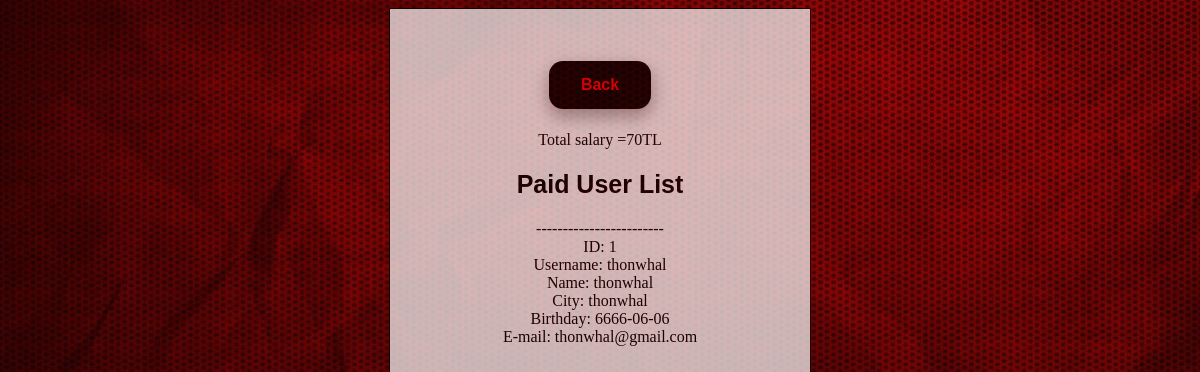
The app's page /payments.php (signed in) with its own data.
### tables this page shows
CREATE TABLE `users` (
  `id` int(11) NOT NULL,
  `username` varchar(100) NOT NULL,
  `name` varchar(100) NOT NULL,
  `city` varchar(100) NOT NULL,
  `bday` varchar(100) NOT NULL,
  `email` varchar(100) NOT NULL,
  `password` varchar(100) NOT NULL,
  `pay` varchar(1) NOT NULL DEFAULT 'd',
  `level` int(1) NOT NULL DEFAULT '2'
);

### payments.php (the view, shortened to what this page needs)
<!DOCTYPE html>
<?php $db = mysqli_connect('sql7.freesqldatabase.com', 'sql7271816', 'vXcVpd6JZs', 'sql7271816');
 ?>
<html>
<head>
<link rel="stylesheet" type="text/css" href="style.css">
</head>
<body>
<div align="center" class="transbox">
<p> <a href="admin.php" class="button"><span>Back</span></a> </p>
<?php
	$i=0;
	$query="SELECT * FROM users where pay='p'";
	$sql=mysqli_query($db,$query);
	while($pull = mysqli_fetch_array($sql)){
	extract($pull);
	$i++;}
	$salary=$i*70;
	echo "Total salary =".$salary. "TL"; ?>
<h2 class="textt">Paid User List</h2>
<?php
	$query="SELECT * FROM users where pay='p'";
	$sql=mysqli_query($db,$query);
	while($pull = mysqli_fetch_array($sql)){
	extract($pull);
	$pay="SELECT * FROM users where username='$username'";
	$pquery=mysqli_query($db,$pay);
	while($pull = mysqli_fetch_array($pquery)){
	extract($pull);
	echo "------------------------ </br>";
	echo "ID: ".$id."</br>";
	echo "Username: ".$username."</br>";
	echo "Name: ".$name."</br>";
	echo "City: ".$city."</br>";
	echo "Birthday: ".$bday."</br>";
	echo "E-mail: ".$email."</br>";
	}
}
?>
</body>
</html>

### style.css (style rules this page uses)
div.transbox { text-align: center; padding: 30px; width:250px; height:220px; margin: auto; background-color: #ffffff; border: 1px solid black; opacity: 0.7; filter: alpha(opacity=60); }
div.transbox p { margin: 5%; font-weight: bold; color: #000000; }
.button { background-color: black; border: none; color: red; padding: 15px 32px; text-align: center; text-decoration: none; display: inline-block; font-size: 16px; margin: 4px 2px; cursor: pointer; border-radius: 14px; font-family:arial,sans-serif; box-shadow: 0 8px 16px 0 rgba(0,0,0,0.2), 0 6px 20px 0 rgba(0,0,0,0.19); }
.button span { cursor: pointer; display: inline-block; position: relative; transition: 0.5s; }
.button span:after { content: '\00bb'; position: absolute; opacity: 0; top: 0; right: -20px; transition: 0.5s; }
body { background-image: url("bg.jpg"); background-size: cover; }

### payments.php (style rules this page uses)
div.transbox { text-align: center; padding: 30px; width:360px; height:670px; margin: auto; background-color: #ffffff; border: 1px solid black; opacity: 0.7; filter: alpha(opacity=60); }
.textt { font-family:arial,sans-serif; font-size: 25px; color:black; font-weight:bold; }

### records on screen
users: id "1", username "thonwhal", name "thonwhal", city "thonwhal", bday "6666-06-06", email "thonwhal@gmail.com"

### other values on screen
$salary "70"
